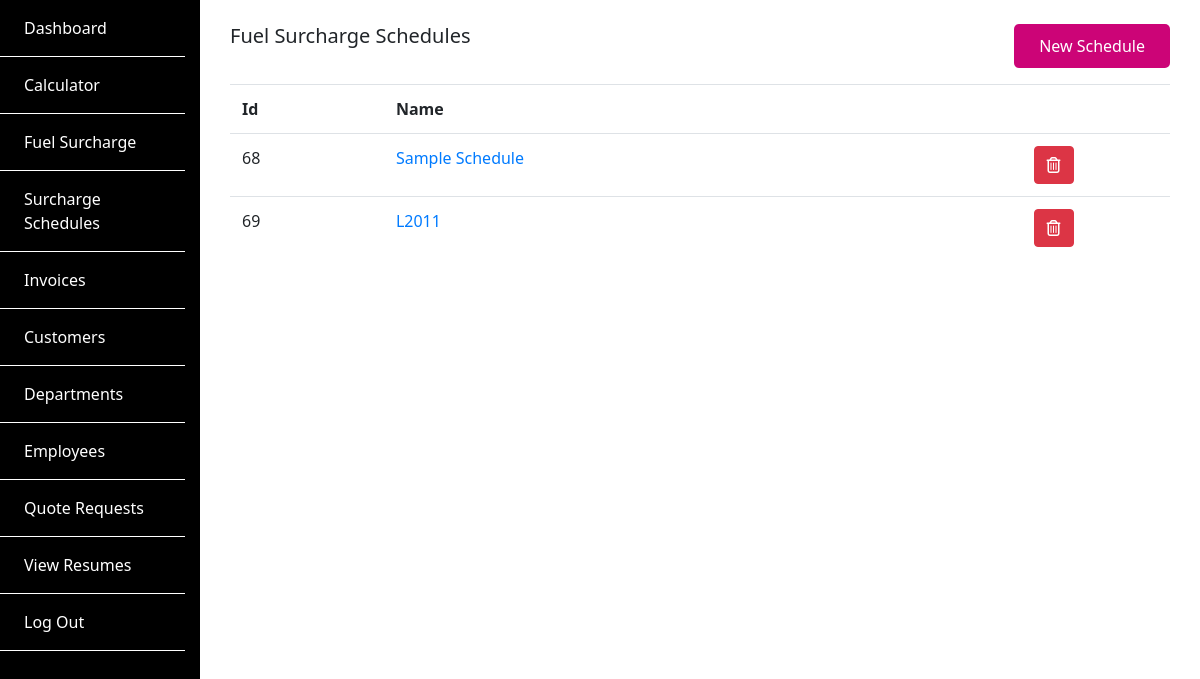
The app's page /schedules/ (signed in) with its own data.
### SiteApp/models.py (models this page shows, shortened)
class Schedule(models.Model):
    name = models.CharField(max_length=50)
    csv_file = models.FileField(upload_to='uploads/schedules/', null="True")
    def get_absolute_url(self):
        return reverse('view_schedule', args=[self.id])

### SiteApp/views.py (the view)
# urls.py: path('schedules/', views.ListSchedules, name="list_schedules"),
@login_required
def ListSchedules(request):
    schedules = Schedule.objects.all()
    return render(request,'SiteApp/list_schedules.html',{'schedules':schedules})

### SiteApp/templates/SiteApp/list_schedules.html (shortened to what this page needs)
{% extends "backend_base.html" %} {% block content %}
<div class="container py-4">
  <div class="row">
    <div class="col-sm-12 col-md-6 col-lg-6 col-xl-6">
      <h5>Fuel Surcharge Schedules</h5>
    </div>
    <div class="col-sm-12 col-md-6 col-lg-6 col-xl-6">
      <a href="{% url 'add_schedule' %}" class="larway-btn float-right"
        >New Schedule</a
      >
    </div>
  </div>
  <div class="gap-1"></div>
  <table class="table">
    <tr>
      <th>Id</th>
      <th>Name</th>
      <th></th>
    </tr>
    {% for schedule in schedules %}
    <tr>
      <td><span>{{schedule.id}}</span></td>
      <td><a href="{{schedule.get_absolute_url }}">{{schedule.name}}</a></td>
      <td class="text-center">
        <a
          href="{% url 'delete_schedule' id=schedule.id %}"
          class="btn btn-danger"
          ><span><i class="far fa-trash-alt"></i></span
        ></a>
      </td>
    </tr>
    {% endfor %}
  </table>
</div>
{% endblock %}

### SiteApp/static/SiteApp/css/style.css (style rules this page uses)
* { font-family: "Noto Sans", sans-serif; transition: all ease-in 0.2s; }
html, body { height: 100%; min-height: 100%; }
.gap-1 { height: 1em; }
.larway-btn { background-color: #cc0477; color: #fff; border: none; padding: 10px 25px; border-radius: 5px; }

### records on screen
Schedule: id "68", name "Sample Schedule"
Schedule: id "69", name "L2011"
